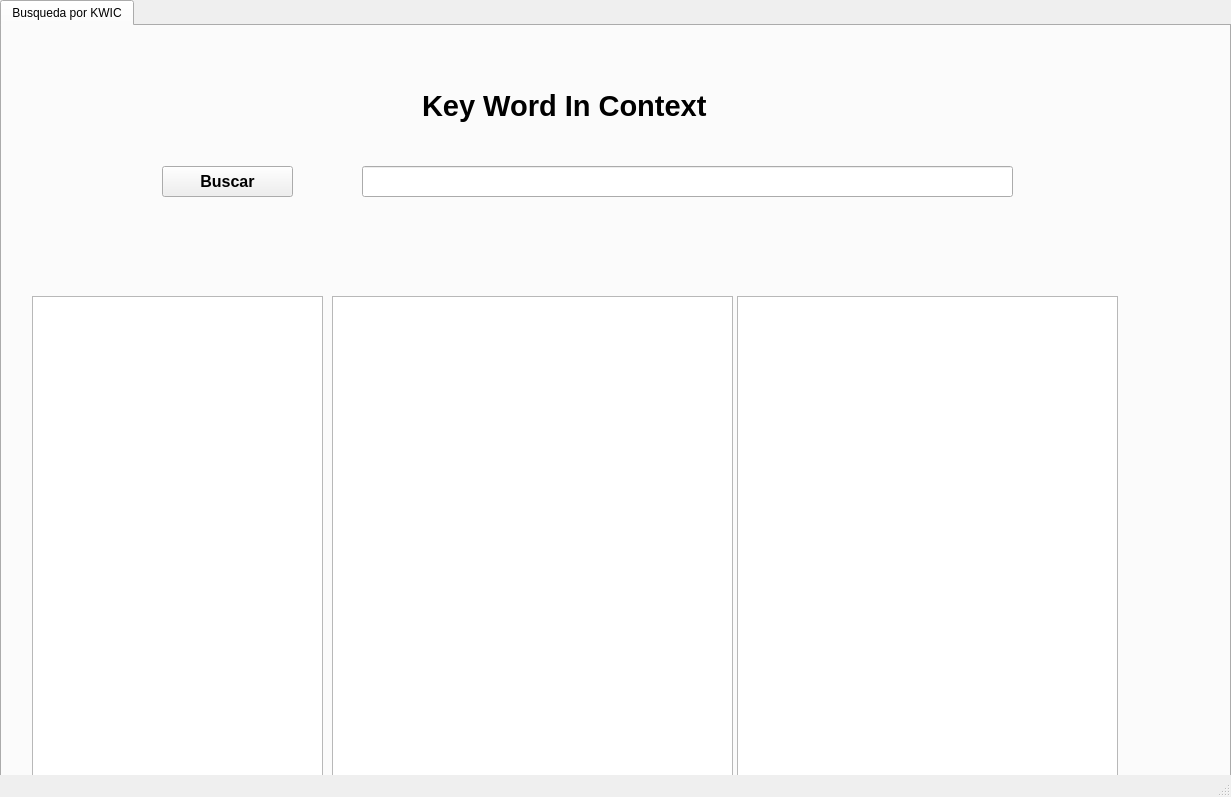
<?xml version="1.0" encoding="UTF-8"?>
<ui version="4.0">
 <class>MainWindow</class>
 <widget class="QMainWindow" name="MainWindow">
  <property name="geometry">
   <rect>
    <x>0</x>
    <y>0</y>
    <width>1231</width>
    <height>797</height>
   </rect>
  </property>
  <property name="windowTitle">
   <string>MainWindow</string>
  </property>
  <widget class="QWidget" name="centralwidget">
   <widget class="QTabWidget" name="tabWidget">
    <property name="geometry">
     <rect>
      <x>0</x>
      <y>0</y>
      <width>1231</width>
      <height>801</height>
     </rect>
    </property>
    <property name="currentIndex">
     <number>0</number>
    </property>
    <widget class="QWidget" name="cesar">
     <attribute name="title">
      <string>Busqueda por KWIC</string>
     </attribute>
     <widget class="QPushButton" name="boton_buscar">
      <property name="geometry">
       <rect>
        <x>160</x>
        <y>140</y>
        <width>131</width>
        <height>31</height>
       </rect>
      </property>
      <property name="font">
       <font>
        <pointsize>12</pointsize>
        <weight>75</weight>
        <bold>true</bold>
       </font>
      </property>
      <property name="text">
       <string>Buscar</string>
      </property>
     </widget>
     <widget class="QLineEdit" name="dato_buscador">
      <property name="geometry">
       <rect>
        <x>360</x>
        <y>140</y>
        <width>651</width>
        <height>31</height>
       </rect>
      </property>
      <property name="font">
       <font>
        <pointsize>12</pointsize>
       </font>
      </property>
      <property name="text">
       <string/>
      </property>
     </widget>
     <widget class="QLabel" name="label_4">
      <property name="geometry">
       <rect>
        <x>420</x>
        <y>60</y>
        <width>411</width>
        <height>41</height>
       </rect>
      </property>
      <property name="text">
       <string>&lt;html&gt;&lt;head/&gt;&lt;body&gt;&lt;p&gt;&lt;span style=&quot; font-size:22pt; font-weight:600;&quot;&gt;Key Word In Context &lt;/span&gt;&lt;/p&gt;&lt;/body&gt;&lt;/html&gt;</string>
      </property>
     </widget>
     <widget class="QLabel" name="texto1">
      <property name="geometry">
       <rect>
        <x>180</x>
        <y>190</y>
        <width>811</width>
        <height>51</height>
       </rect>
      </property>
      <property name="text">
       <string/>
      </property>
     </widget>
     <widget class="QLabel" name="label_2">
      <property name="geometry">
       <rect>
        <x>940</x>
        <y>10</y>
        <width>261</width>
        <height>101</height>
       </rect>
      </property>
      <property name="styleSheet">
       <string notr="true">border-image: url(:/cct/logo UCB.jpg);</string>
      </property>
      <property name="text">
       <string/>
      </property>
     </widget>
     <widget class="QListView" name="listView">
      <property name="geometry">
       <rect>
        <x>330</x>
        <y>270</y>
        <width>401</width>
        <height>481</height>
       </rect>
      </property>
     </widget>
     <widget class="QUndoView" name="undoView">
      <property name="geometry">
       <rect>
        <x>30</x>
        <y>270</y>
        <width>291</width>
        <height>481</height>
       </rect>
      </property>
     </widget>
     <widget class="QListWidget" name="listWidget">
      <property name="geometry">
       <rect>
        <x>735</x>
        <y>270</y>
        <width>381</width>
        <height>481</height>
       </rect>
      </property>
     </widget>
     <zorder>boton_buscar</zorder>
     <zorder>dato_buscador</zorder>
     <zorder>label_4</zorder>
     <zorder>texto1</zorder>
     <zorder>listView</zorder>
     <zorder>undoView</zorder>
     <zorder>listWidget</zorder>
     <zorder>label_2</zorder>
    </widget>
   </widget>
  </widget>
  <widget class="QStatusBar" name="statusbar"/>
 </widget>
 <resources>
  <include location="C:/Users/Alejo/Pictures/logo/logo3.qrc"/>
 </resources>
 <connections/>
</ui>
